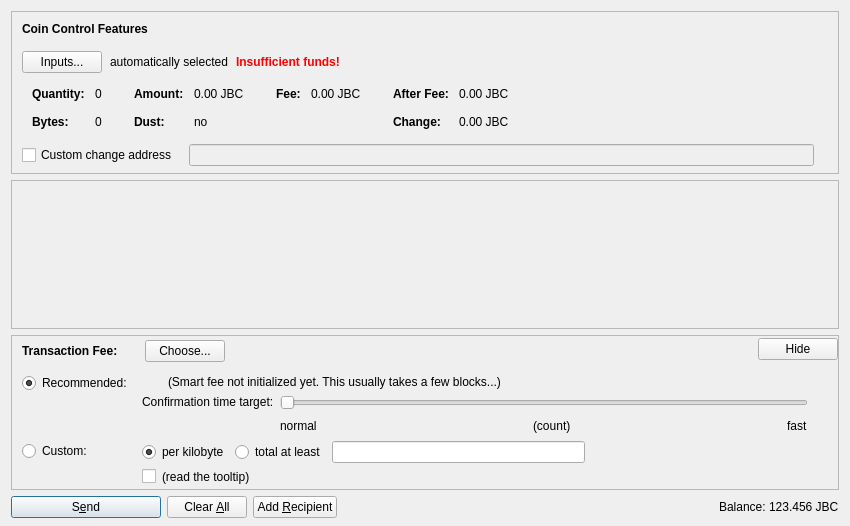
<?xml version="1.0" encoding="UTF-8"?>
<ui version="4.0">
 <class>SendCoinsDialog</class>
 <widget class="QDialog" name="SendCoinsDialog">
  <property name="geometry">
   <rect>
    <x>0</x>
    <y>0</y>
    <width>850</width>
    <height>526</height>
   </rect>
  </property>
  <property name="windowTitle">
   <string>Send Coins</string>
  </property>
  <layout class="QVBoxLayout" name="verticalLayout" stretch="0,1,0,0">
   <property name="bottomMargin">
    <number>8</number>
   </property>
   <item>
    <widget class="QFrame" name="frameCoinControl">
     <property name="sizePolicy">
      <sizepolicy hsizetype="Expanding" vsizetype="Expanding">
       <horstretch>0</horstretch>
       <verstretch>0</verstretch>
      </sizepolicy>
     </property>
     <property name="maximumSize">
      <size>
       <width>16777215</width>
       <height>16777215</height>
      </size>
     </property>
     <property name="frameShape">
      <enum>QFrame::StyledPanel</enum>
     </property>
     <property name="frameShadow">
      <enum>QFrame::Sunken</enum>
     </property>
     <layout class="QVBoxLayout" name="verticalLayoutCoinControl2">
      <property name="spacing">
       <number>0</number>
      </property>
      <property name="leftMargin">
       <number>0</number>
      </property>
      <property name="topMargin">
       <number>0</number>
      </property>
      <property name="rightMargin">
       <number>0</number>
      </property>
      <property name="bottomMargin">
       <number>6</number>
      </property>
      <item>
       <layout class="QVBoxLayout" name="verticalLayoutCoinControl" stretch="0,0,0,0,1">
        <property name="spacing">
         <number>0</number>
        </property>
        <property name="leftMargin">
         <number>10</number>
        </property>
        <property name="topMargin">
         <number>10</number>
        </property>
        <item>
         <layout class="QHBoxLayout" name="horizontalLayoutCoinControl1">
          <property name="bottomMargin">
           <number>15</number>
          </property>
          <item>
           <widget class="QLabel" name="labelCoinControlFeatures">
            <property name="sizePolicy">
             <sizepolicy hsizetype="Preferred" vsizetype="Maximum">
              <horstretch>0</horstretch>
              <verstretch>0</verstretch>
             </sizepolicy>
            </property>
            <property name="font">
             <font>
              <weight>75</weight>
              <bold>true</bold>
             </font>
            </property>
            <property name="styleSheet">
             <string notr="true">font-weight:bold;</string>
            </property>
            <property name="text">
             <string>Coin Control Features</string>
            </property>
           </widget>
          </item>
         </layout>
        </item>
        <item>
         <layout class="QHBoxLayout" name="horizontalLayoutCoinControl2" stretch="0,0,0,0">
          <property name="spacing">
           <number>8</number>
          </property>
          <property name="bottomMargin">
           <number>10</number>
          </property>
          <item>
           <widget class="QPushButton" name="pushButtonCoinControl">
            <property name="styleSheet">
             <string notr="true"/>
            </property>
            <property name="text">
             <string>Inputs...</string>
            </property>
            <property name="autoDefault">
             <bool>false</bool>
            </property>
           </widget>
          </item>
          <item>
           <widget class="QLabel" name="labelCoinControlAutomaticallySelected">
            <property name="text">
             <string>automatically selected</string>
            </property>
            <property name="margin">
             <number>5</number>
            </property>
           </widget>
          </item>
          <item>
           <widget class="QLabel" name="labelCoinControlInsuffFunds">
            <property name="font">
             <font>
              <weight>75</weight>
              <bold>true</bold>
             </font>
            </property>
            <property name="styleSheet">
             <string notr="true">color:red;font-weight:bold;</string>
            </property>
            <property name="text">
             <string>Insufficient funds!</string>
            </property>
            <property name="margin">
             <number>5</number>
            </property>
           </widget>
          </item>
          <item>
           <spacer name="horizontalSpacerCoinControl">
            <property name="orientation">
             <enum>Qt::Horizontal</enum>
            </property>
            <property name="sizeHint" stdset="0">
             <size>
              <width>40</width>
              <height>1</height>
             </size>
            </property>
           </spacer>
          </item>
         </layout>
        </item>
        <item>
         <widget class="QWidget" name="widgetCoinControl" native="true">
          <property name="sizePolicy">
           <sizepolicy hsizetype="Preferred" vsizetype="Preferred">
            <horstretch>0</horstretch>
            <verstretch>0</verstretch>
           </sizepolicy>
          </property>
          <property name="minimumSize">
           <size>
            <width>0</width>
            <height>0</height>
           </size>
          </property>
          <property name="styleSheet">
           <string notr="true"/>
          </property>
          <layout class="QHBoxLayout" name="horizontalLayoutCoinControl5">
           <property name="leftMargin">
            <number>0</number>
           </property>
           <property name="topMargin">
            <number>0</number>
           </property>
           <property name="rightMargin">
            <number>0</number>
           </property>
           <property name="bottomMargin">
            <number>0</number>
           </property>
           <item>
            <layout class="QHBoxLayout" name="horizontalLayoutCoinControl3" stretch="0,0,0,1">
             <property name="spacing">
              <number>20</number>
             </property>
             <property name="topMargin">
              <number>0</number>
             </property>
             <property name="bottomMargin">
              <number>10</number>
             </property>
             <item>
              <layout class="QFormLayout" name="formLayoutCoinControl1">
               <property name="horizontalSpacing">
                <number>10</number>
               </property>
               <property name="verticalSpacing">
                <number>14</number>
               </property>
               <property name="leftMargin">
                <number>10</number>
               </property>
               <property name="topMargin">
                <number>4</number>
               </property>
               <property name="rightMargin">
                <number>6</number>
               </property>
               <item row="0" column="0">
                <widget class="QLabel" name="labelCoinControlQuantityText">
                 <property name="font">
                  <font>
                   <weight>75</weight>
                   <bold>true</bold>
                  </font>
                 </property>
                 <property name="text">
                  <string>Quantity:</string>
                 </property>
                 <property name="margin">
                  <number>0</number>
                 </property>
                </widget>
               </item>
               <item row="0" column="1">
                <widget class="QLabel" name="labelCoinControlQuantity">
                 <property name="cursor">
                  <cursorShape>IBeamCursor</cursorShape>
                 </property>
                 <property name="contextMenuPolicy">
                  <enum>Qt::ActionsContextMenu</enum>
                 </property>
                 <property name="text">
                  <string notr="true">0</string>
                 </property>
                 <property name="margin">
                  <number>0</number>
                 </property>
                 <property name="textInteractionFlags">
                  <set>Qt::LinksAccessibleByMouse|Qt::TextSelectableByKeyboard|Qt::TextSelectableByMouse</set>
                 </property>
                </widget>
               </item>
               <item row="1" column="0">
                <widget class="QLabel" name="labelCoinControlBytesText">
                 <property name="font">
                  <font>
                   <weight>75</weight>
                   <bold>true</bold>
                  </font>
                 </property>
                 <property name="text">
                  <string>Bytes:</string>
                 </property>
                </widget>
               </item>
               <item row="1" column="1">
                <widget class="QLabel" name="labelCoinControlBytes">
                 <property name="cursor">
                  <cursorShape>IBeamCursor</cursorShape>
                 </property>
                 <property name="contextMenuPolicy">
                  <enum>Qt::ActionsContextMenu</enum>
                 </property>
                 <property name="text">
                  <string notr="true">0</string>
                 </property>
                 <property name="textInteractionFlags">
                  <set>Qt::LinksAccessibleByMouse|Qt::TextSelectableByKeyboard|Qt::TextSelectableByMouse</set>
                 </property>
                </widget>
               </item>
              </layout>
             </item>
             <item>
              <layout class="QFormLayout" name="formLayoutCoinControl2">
               <property name="horizontalSpacing">
                <number>10</number>
               </property>
               <property name="verticalSpacing">
                <number>14</number>
               </property>
               <property name="leftMargin">
                <number>6</number>
               </property>
               <property name="topMargin">
                <number>4</number>
               </property>
               <property name="rightMargin">
                <number>6</number>
               </property>
               <item row="0" column="0">
                <widget class="QLabel" name="labelCoinControlAmountText">
                 <property name="font">
                  <font>
                   <weight>75</weight>
                   <bold>true</bold>
                  </font>
                 </property>
                 <property name="text">
                  <string>Amount:</string>
                 </property>
                 <property name="margin">
                  <number>0</number>
                 </property>
                </widget>
               </item>
               <item row="0" column="1">
                <widget class="QLabel" name="labelCoinControlAmount">
                 <property name="cursor">
                  <cursorShape>IBeamCursor</cursorShape>
                 </property>
                 <property name="contextMenuPolicy">
                  <enum>Qt::ActionsContextMenu</enum>
                 </property>
                 <property name="text">
                  <string notr="true">0.00 JBC</string>
                 </property>
                 <property name="textInteractionFlags">
                  <set>Qt::LinksAccessibleByMouse|Qt::TextSelectableByKeyboard|Qt::TextSelectableByMouse</set>
                 </property>
                </widget>
               </item>
               <item row="1" column="0">
                <widget class="QLabel" name="labelCoinControlLowOutputText">
                 <property name="font">
                  <font>
                   <weight>75</weight>
                   <bold>true</bold>
                  </font>
                 </property>
                 <property name="text">
                  <string>Dust:</string>
                 </property>
                </widget>
               </item>
               <item row="1" column="1">
                <widget class="QLabel" name="labelCoinControlLowOutput">
                 <property name="cursor">
                  <cursorShape>IBeamCursor</cursorShape>
                 </property>
                 <property name="contextMenuPolicy">
                  <enum>Qt::ActionsContextMenu</enum>
                 </property>
                 <property name="text">
                  <string notr="true">no</string>
                 </property>
                 <property name="textInteractionFlags">
                  <set>Qt::LinksAccessibleByMouse|Qt::TextSelectableByKeyboard|Qt::TextSelectableByMouse</set>
                 </property>
                </widget>
               </item>
              </layout>
             </item>
             <item>
              <layout class="QFormLayout" name="formLayoutCoinControl3">
               <property name="horizontalSpacing">
                <number>10</number>
               </property>
               <property name="verticalSpacing">
                <number>14</number>
               </property>
               <property name="leftMargin">
                <number>6</number>
               </property>
               <property name="topMargin">
                <number>4</number>
               </property>
               <property name="rightMargin">
                <number>6</number>
               </property>
               <item row="0" column="0">
                <widget class="QLabel" name="labelCoinControlFeeText">
                 <property name="font">
                  <font>
                   <weight>75</weight>
                   <bold>true</bold>
                  </font>
                 </property>
                 <property name="text">
                  <string>Fee:</string>
                 </property>
                 <property name="margin">
                  <number>0</number>
                 </property>
                </widget>
               </item>
               <item row="0" column="1">
                <widget class="QLabel" name="labelCoinControlFee">
                 <property name="cursor">
                  <cursorShape>IBeamCursor</cursorShape>
                 </property>
                 <property name="contextMenuPolicy">
                  <enum>Qt::ActionsContextMenu</enum>
                 </property>
                 <property name="text">
                  <string notr="true">0.00 JBC</string>
                 </property>
                 <property name="textInteractionFlags">
                  <set>Qt::LinksAccessibleByMouse|Qt::TextSelectableByKeyboard|Qt::TextSelectableByMouse</set>
                 </property>
                </widget>
               </item>
              </layout>
             </item>
             <item>
              <layout class="QFormLayout" name="formLayoutCoinControl4">
               <property name="horizontalSpacing">
                <number>10</number>
               </property>
               <property name="verticalSpacing">
                <number>14</number>
               </property>
               <property name="leftMargin">
                <number>6</number>
               </property>
               <property name="topMargin">
                <number>4</number>
               </property>
               <property name="rightMargin">
                <number>6</number>
               </property>
               <item row="0" column="0">
                <widget class="QLabel" name="labelCoinControlAfterFeeText">
                 <property name="font">
                  <font>
                   <weight>75</weight>
                   <bold>true</bold>
                  </font>
                 </property>
                 <property name="text">
                  <string>After Fee:</string>
                 </property>
                 <property name="margin">
                  <number>0</number>
                 </property>
                </widget>
               </item>
               <item row="0" column="1">
                <widget class="QLabel" name="labelCoinControlAfterFee">
                 <property name="cursor">
                  <cursorShape>IBeamCursor</cursorShape>
                 </property>
                 <property name="contextMenuPolicy">
                  <enum>Qt::ActionsContextMenu</enum>
                 </property>
                 <property name="text">
                  <string notr="true">0.00 JBC</string>
                 </property>
                 <property name="textInteractionFlags">
                  <set>Qt::LinksAccessibleByMouse|Qt::TextSelectableByKeyboard|Qt::TextSelectableByMouse</set>
                 </property>
                </widget>
               </item>
               <item row="1" column="0">
                <widget class="QLabel" name="labelCoinControlChangeText">
                 <property name="font">
                  <font>
                   <weight>75</weight>
                   <bold>true</bold>
                  </font>
                 </property>
                 <property name="text">
                  <string>Change:</string>
                 </property>
                </widget>
               </item>
               <item row="1" column="1">
                <widget class="QLabel" name="labelCoinControlChange">
                 <property name="cursor">
                  <cursorShape>IBeamCursor</cursorShape>
                 </property>
                 <property name="contextMenuPolicy">
                  <enum>Qt::ActionsContextMenu</enum>
                 </property>
                 <property name="text">
                  <string notr="true">0.00 JBC</string>
                 </property>
                 <property name="textInteractionFlags">
                  <set>Qt::LinksAccessibleByMouse|Qt::TextSelectableByKeyboard|Qt::TextSelectableByMouse</set>
                 </property>
                </widget>
               </item>
              </layout>
             </item>
            </layout>
           </item>
          </layout>
         </widget>
        </item>
        <item>
         <layout class="QHBoxLayout" name="horizontalLayoutCoinControl4" stretch="0,0,0">
          <property name="spacing">
           <number>12</number>
          </property>
          <property name="sizeConstraint">
           <enum>QLayout::SetDefaultConstraint</enum>
          </property>
          <property name="topMargin">
           <number>5</number>
          </property>
          <property name="rightMargin">
           <number>5</number>
          </property>
          <item>
           <widget class="QCheckBox" name="checkBoxCoinControlChange">
            <property name="toolTip">
             <string>If this is activated, but the change address is empty or invalid, change will be sent to a newly generated address.</string>
            </property>
            <property name="text">
             <string>Custom change address</string>
            </property>
           </widget>
          </item>
          <item>
           <widget class="QValidatedLineEdit" name="lineEditCoinControlChange">
            <property name="enabled">
             <bool>false</bool>
            </property>
            <property name="sizePolicy">
             <sizepolicy hsizetype="Expanding" vsizetype="Fixed">
              <horstretch>0</horstretch>
              <verstretch>0</verstretch>
             </sizepolicy>
            </property>
           </widget>
          </item>
          <item>
           <widget class="QLabel" name="labelCoinControlChangeLabel">
            <property name="sizePolicy">
             <sizepolicy hsizetype="Preferred" vsizetype="Expanding">
              <horstretch>0</horstretch>
              <verstretch>0</verstretch>
             </sizepolicy>
            </property>
            <property name="minimumSize">
             <size>
              <width>0</width>
              <height>0</height>
             </size>
            </property>
            <property name="text">
             <string/>
            </property>
            <property name="margin">
             <number>3</number>
            </property>
           </widget>
          </item>
         </layout>
        </item>
        <item>
         <spacer name="verticalSpacerCoinControl">
          <property name="orientation">
           <enum>Qt::Vertical</enum>
          </property>
          <property name="sizeHint" stdset="0">
           <size>
            <width>800</width>
            <height>1</height>
           </size>
          </property>
         </spacer>
        </item>
       </layout>
      </item>
     </layout>
    </widget>
   </item>
   <item>
    <widget class="QScrollArea" name="scrollArea">
     <property name="widgetResizable">
      <bool>true</bool>
     </property>
     <widget class="QWidget" name="scrollAreaWidgetContents">
      <property name="geometry">
       <rect>
        <x>0</x>
        <y>0</y>
        <width>830</width>
        <height>104</height>
       </rect>
      </property>
      <layout class="QVBoxLayout" name="verticalLayout_2" stretch="0,1">
       <property name="leftMargin">
        <number>0</number>
       </property>
       <property name="topMargin">
        <number>0</number>
       </property>
       <property name="rightMargin">
        <number>0</number>
       </property>
       <property name="bottomMargin">
        <number>0</number>
       </property>
       <item>
        <layout class="QVBoxLayout" name="entries">
         <property name="spacing">
          <number>6</number>
         </property>
        </layout>
       </item>
       <item>
        <spacer name="verticalSpacer">
         <property name="orientation">
          <enum>Qt::Vertical</enum>
         </property>
         <property name="sizeHint" stdset="0">
          <size>
           <width>20</width>
           <height>40</height>
          </size>
         </property>
        </spacer>
       </item>
      </layout>
     </widget>
    </widget>
   </item>
   <item>
    <widget class="QFrame" name="frameFee">
     <property name="sizePolicy">
      <sizepolicy hsizetype="Expanding" vsizetype="Expanding">
       <horstretch>0</horstretch>
       <verstretch>0</verstretch>
      </sizepolicy>
     </property>
     <property name="maximumSize">
      <size>
       <width>16777215</width>
       <height>16777215</height>
      </size>
     </property>
     <property name="frameShape">
      <enum>QFrame::StyledPanel</enum>
     </property>
     <property name="frameShadow">
      <enum>QFrame::Sunken</enum>
     </property>
     <layout class="QVBoxLayout" name="verticalLayoutFee1">
      <property name="spacing">
       <number>0</number>
      </property>
      <property name="leftMargin">
       <number>0</number>
      </property>
      <property name="topMargin">
       <number>0</number>
      </property>
      <property name="rightMargin">
       <number>0</number>
      </property>
      <property name="bottomMargin">
       <number>0</number>
      </property>
      <item>
       <layout class="QVBoxLayout" name="verticalLayoutFee2" stretch="0,0,0">
        <property name="spacing">
         <number>0</number>
        </property>
        <property name="leftMargin">
         <number>10</number>
        </property>
        <property name="topMargin">
         <number>0</number>
        </property>
        <item>
         <layout class="QHBoxLayout" name="horizontalLayoutFee1">
          <property name="bottomMargin">
           <number>0</number>
          </property>
          <item>
           <layout class="QVBoxLayout" name="verticalLayoutFee7">
            <property name="spacing">
             <number>0</number>
            </property>
            <item>
             <spacer name="verticalSpacerSmartFee">
              <property name="orientation">
               <enum>Qt::Vertical</enum>
              </property>
              <property name="sizeType">
               <enum>QSizePolicy::Fixed</enum>
              </property>
              <property name="sizeHint" stdset="0">
               <size>
                <width>1</width>
                <height>4</height>
               </size>
              </property>
             </spacer>
            </item>
            <item>
             <layout class="QHBoxLayout" name="horizontalLayoutSmartFee">
              <property name="spacing">
               <number>10</number>
              </property>
              <item>
               <widget class="QLabel" name="labelFeeHeadline">
                <property name="sizePolicy">
                 <sizepolicy hsizetype="Preferred" vsizetype="Maximum">
                  <horstretch>0</horstretch>
                  <verstretch>0</verstretch>
                 </sizepolicy>
                </property>
                <property name="font">
                 <font>
                  <weight>75</weight>
                  <bold>true</bold>
                 </font>
                </property>
                <property name="styleSheet">
                 <string notr="true">font-weight:bold;</string>
                </property>
                <property name="text">
                 <string>Transaction Fee:</string>
                </property>
               </widget>
              </item>
              <item>
               <widget class="QLabel" name="labelFeeMinimized">
                <property name="text">
                 <string/>
                </property>
               </widget>
              </item>
              <item>
               <widget class="QPushButton" name="buttonChooseFee">
                <property name="text">
                 <string>Choose...</string>
                </property>
               </widget>
              </item>
             </layout>
            </item>
            <item>
             <spacer name="verticalSpacer_5">
              <property name="orientation">
               <enum>Qt::Vertical</enum>
              </property>
              <property name="sizeHint" stdset="0">
               <size>
                <width>1</width>
                <height>1</height>
               </size>
              </property>
             </spacer>
            </item>
           </layout>
          </item>
          <item>
           <spacer name="horizontalSpacer_4">
            <property name="orientation">
             <enum>Qt::Horizontal</enum>
            </property>
            <property name="sizeHint" stdset="0">
             <size>
              <width>40</width>
              <height>20</height>
             </size>
            </property>
           </spacer>
          </item>
          <item>
           <widget class="QPushButton" name="buttonMinimizeFee">
            <property name="toolTip">
             <string>collapse fee-settings</string>
            </property>
            <property name="text">
             <string>Hide</string>
            </property>
           </widget>
          </item>
         </layout>
        </item>
        <item>
         <widget class="QFrame" name="frameFeeSelection">
          <layout class="QVBoxLayout" name="verticalLayoutFee12">
           <property name="spacing">
            <number>0</number>
           </property>
           <property name="leftMargin">
            <number>0</number>
           </property>
           <property name="topMargin">
            <number>0</number>
           </property>
           <property name="rightMargin">
            <number>0</number>
           </property>
           <property name="bottomMargin">
            <number>0</number>
           </property>
           <item>
            <layout class="QGridLayout" name="gridLayoutFee">
             <property name="topMargin">
              <number>10</number>
             </property>
             <property name="bottomMargin">
              <number>4</number>
             </property>
             <property name="horizontalSpacing">
              <number>10</number>
             </property>
             <property name="verticalSpacing">
              <number>4</number>
             </property>
             <item row="1" column="1">
              <layout class="QVBoxLayout" name="verticalLayoutFee8">
               <property name="spacing">
                <number>6</number>
               </property>
               <item>
                <layout class="QHBoxLayout" name="horizontalLayoutFee13">
                 <item>
                  <widget class="QRadioButton" name="radioCustomPerKilobyte">
                   <property name="toolTip">
                    <string>If the custom fee is set to 1000 satoshis and the transaction is only 250 bytes, then &quot;per kilobyte&quot; only pays 250 satoshis in fee, while &quot;total at least&quot; pays 1000 satoshis. For transactions bigger than a kilobyte both pay by kilobyte.</string>
                   </property>
                   <property name="text">
                    <string>per kilobyte</string>
                   </property>
                   <property name="checked">
                    <bool>true</bool>
                   </property>
                   <attribute name="buttonGroup">
                    <string notr="true">groupCustomFee</string>
                   </attribute>
                  </widget>
                 </item>
                 <item>
                  <widget class="QRadioButton" name="radioCustomAtLeast">
                   <property name="toolTip">
                    <string>If the custom fee is set to 1000 satoshis and the transaction is only 250 bytes, then &quot;per kilobyte&quot; only pays 250 satoshis in fee, while &quot;total at least&quot; pays 1000 satoshis. For transactions bigger than a kilobyte both pay by kilobyte.</string>
                   </property>
                   <property name="text">
                    <string>total at least</string>
                   </property>
                   <attribute name="buttonGroup">
                    <string notr="true">groupCustomFee</string>
                   </attribute>
                  </widget>
                 </item>
                 <item>
                  <widget class="BitcoinAmountField" name="customFee"/>
                 </item>
                 <item>
                  <spacer name="horizontalSpacer_6">
                   <property name="orientation">
                    <enum>Qt::Horizontal</enum>
                   </property>
                   <property name="sizeHint" stdset="0">
                    <size>
                     <width>1</width>
                     <height>1</height>
                    </size>
                   </property>
                  </spacer>
                 </item>
                </layout>
               </item>
               <item>
                <layout class="QHBoxLayout" name="horizontalLayoutFee8">
                 <item>
                  <widget class="QCheckBox" name="checkBoxMinimumFee">
                   <property name="toolTip">
                    <string>Paying only the minimum fee is just fine as long as there is less transaction volume than space in the blocks. But be aware that this can end up in a never confirming transaction once there is more demand for jbcoin transactions than the network can process.</string>
                   </property>
                   <property name="text">
                    <string/>
                   </property>
                  </widget>
                 </item>
                 <item>
                  <widget class="QLabel" name="labelMinFeeWarning">
                   <property name="enabled">
                    <bool>true</bool>
                   </property>
                   <property name="toolTip">
                    <string>Paying only the minimum fee is just fine as long as there is less transaction volume than space in the blocks. But be aware that this can end up in a never confirming transaction once there is more demand for jbcoin transactions than the network can process.</string>
                   </property>
                   <property name="text">
                    <string>(read the tooltip)</string>
                   </property>
                   <property name="margin">
                    <number>5</number>
                   </property>
                  </widget>
                 </item>
                 <item>
                  <spacer name="horizontalSpacer_2">
                   <property name="orientation">
                    <enum>Qt::Horizontal</enum>
                   </property>
                   <property name="sizeHint" stdset="0">
                    <size>
                     <width>1</width>
                     <height>1</height>
                    </size>
                   </property>
                  </spacer>
                 </item>
                </layout>
               </item>
              </layout>
             </item>
             <item row="0" column="0">
              <layout class="QVBoxLayout" name="verticalLayoutFee4" stretch="0,1">
               <item>
                <widget class="QRadioButton" name="radioSmartFee">
                 <property name="text">
                  <string>Recommended:</string>
                 </property>
                 <property name="checked">
                  <bool>true</bool>
                 </property>
                 <attribute name="buttonGroup">
                  <string notr="true">groupFee</string>
                 </attribute>
                </widget>
               </item>
               <item>
                <spacer name="verticalSpacer_2">
                 <property name="orientation">
                  <enum>Qt::Vertical</enum>
                 </property>
                 <property name="sizeHint" stdset="0">
                  <size>
                   <width>1</width>
                   <height>1</height>
                  </size>
                 </property>
                </spacer>
               </item>
              </layout>
             </item>
             <item row="1" column="0">
              <layout class="QVBoxLayout" name="verticalLayoutFee9" stretch="0,1">
               <item>
                <widget class="QRadioButton" name="radioCustomFee">
                 <property name="text">
                  <string>Custom:</string>
                 </property>
                 <attribute name="buttonGroup">
                  <string notr="true">groupFee</string>
                 </attribute>
                </widget>
               </item>
               <item>
                <spacer name="verticalSpacer_6">
                 <property name="orientation">
                  <enum>Qt::Vertical</enum>
                 </property>
                 <property name="sizeHint" stdset="0">
                  <size>
                   <width>1</width>
                   <height>1</height>
                  </size>
                 </property>
                </spacer>
               </item>
              </layout>
             </item>
             <item row="0" column="1">
              <layout class="QVBoxLayout" name="verticalLayoutFee3" stretch="0,0,1">
               <property name="spacing">
                <number>6</number>
               </property>
               <property name="topMargin">
                <number>2</number>
               </property>
               <item>
                <layout class="QHBoxLayout" name="horizontalLayoutFee12">
                 <item>
                  <widget class="QLabel" name="labelSmartFee">
                   <property name="text">
                    <string/>
                   </property>
                   <property name="margin">
                    <number>2</number>
                   </property>
                  </widget>
                 </item>
                 <item>
                  <widget class="QLabel" name="labelFeeEstimation">
                   <property name="text">
                    <string/>
                   </property>
                  </widget>
                 </item>
                 <item>
                  <widget class="QLabel" name="labelSmartFee2">
                   <property name="text">
                    <string>(Smart fee not initialized yet. This usually takes a few blocks...)</string>
                   </property>
                   <property name="margin">
                    <number>2</number>
                   </property>
                  </widget>
                 </item>
                 <item>
                  <spacer name="horizontalSpacer_5">
                   <property name="orientation">
                    <enum>Qt::Horizontal</enum>
                   </property>
                   <property name="sizeHint" stdset="0">
                    <size>
                     <width>1</width>
                     <height>1</height>
                    </size>
                   </property>
                  </spacer>
                 </item>
                </layout>
               </item>
               <item>
                <layout class="QHBoxLayout" name="horizontalLayoutFee9">
                 <item>
                  <layout class="QVBoxLayout" name="verticalLayoutFee6">
                   <item>
                    <widget class="QLabel" name="labelSmartFee3">
                     <property name="text">
                      <string>Confirmation time target:</string>
                     </property>
                     <property name="margin">
                      <number>2</number>
                     </property>
                    </widget>
                   </item>
                   <item>
                    <spacer name="verticalSpacer_3">
                     <property name="orientation">
                      <enum>Qt::Vertical</enum>
                     </property>
                     <property name="sizeHint" stdset="0">
                      <size>
                       <width>1</width>
                       <height>1</height>
                      </size>
                     </property>
                    </spacer>
                   </item>
                  </layout>
                 </item>
                 <item>
                  <layout class="QVBoxLayout" name="verticalLayoutFee5">
                   <property name="rightMargin">
                    <number>30</number>
                   </property>
                   <item>
                    <widget class="QSlider" name="sliderSmartFee">
                     <property name="minimum">
                      <number>0</number>
                     </property>
                     <property name="maximum">
                      <number>23</number>
                     </property>
                     <property name="pageStep">
                      <number>1</number>
                     </property>
                     <property name="value">
                      <number>0</number>
                     </property>
                     <property name="orientation">
                      <enum>Qt::Horizontal</enum>
                     </property>
                     <property name="invertedAppearance">
                      <bool>false</bool>
                     </property>
                     <property name="invertedControls">
                      <bool>false</bool>
                     </property>
                     <property name="tickPosition">
                      <enum>QSlider::NoTicks</enum>
                     </property>
                    </widget>
                   </item>
                   <item>
                    <layout class="QHBoxLayout" name="horizontalLayoutFee10">
                     <item>
                      <widget class="QLabel" name="labelSmartFeeNormal">
                       <property name="text">
                        <string>normal</string>
                       </property>
                      </widget>
                     </item>
                     <item>
                      <spacer name="horizontalSpacer_7">
                       <property name="orientation">
                        <enum>Qt::Horizontal</enum>
                       </property>
                       <property name="sizeHint" stdset="0">
                        <size>
                         <width>40</width>
                         <height>20</height>
                        </size>
                       </property>
                      </spacer>
                     </item>
                     <item>
                      <widget class="QLabel" name="confirmationTargetLabel">
                       <property name="text">
                        <string notr="true">(count)</string>
                       </property>
                      </widget>
                     </item>
                     <item>
                      <spacer name="horizontalSpacer_3">
                       <property name="orientation">
                        <enum>Qt::Horizontal</enum>
                       </property>
                       <property name="sizeHint" stdset="0">
                        <size>
                         <width>40</width>
                         <height>20</height>
                        </size>
                       </property>
                      </spacer>
                     </item>
                     <item>
                      <widget class="QLabel" name="labelSmartFeeFast">
                       <property name="text">
                        <string>fast</string>
                       </property>
                      </widget>
                     </item>
                    </layout>
                   </item>
                  </layout>
                 </item>
                </layout>
               </item>
               <item>
                <spacer name="verticalSpacer_4">
                 <property name="orientation">
                  <enum>Qt::Vertical</enum>
                 </property>
                 <property name="sizeHint" stdset="0">
                  <size>
                   <width>1</width>
                   <height>1</height>
                  </size>
                 </property>
                </spacer>
               </item>
              </layout>
             </item>
            </layout>
           </item>
          </layout>
         </widget>
        </item>
        <item>
         <spacer name="verticalSpacerFee">
          <property name="orientation">
           <enum>Qt::Vertical</enum>
          </property>
          <property name="sizeHint" stdset="0">
           <size>
            <width>800</width>
            <height>1</height>
           </size>
          </property>
         </spacer>
        </item>
       </layout>
      </item>
     </layout>
    </widget>
   </item>
   <item>
    <layout class="QHBoxLayout" name="horizontalLayout">
     <item>
      <widget class="QPushButton" name="sendButton">
       <property name="minimumSize">
        <size>
         <width>150</width>
         <height>0</height>
        </size>
       </property>
       <property name="toolTip">
        <string>Confirm the send action</string>
       </property>
       <property name="text">
        <string>S&amp;end</string>
       </property>
       <property name="icon">
        <iconset resource="../bitcoin.qrc">
         <normaloff>:/icons/send</normaloff>:/icons/send</iconset>
       </property>
       <property name="autoDefault">
        <bool>false</bool>
       </property>
       <property name="default">
        <bool>true</bool>
       </property>
      </widget>
     </item>
     <item>
      <widget class="QPushButton" name="clearButton">
       <property name="sizePolicy">
        <sizepolicy hsizetype="Minimum" vsizetype="Fixed">
         <horstretch>0</horstretch>
         <verstretch>0</verstretch>
        </sizepolicy>
       </property>
       <property name="toolTip">
        <string>Clear all fields of the form.</string>
       </property>
       <property name="text">
        <string>Clear &amp;All</string>
       </property>
       <property name="icon">
        <iconset resource="../bitcoin.qrc">
         <normaloff>:/icons/remove</normaloff>:/icons/remove</iconset>
       </property>
       <property name="autoDefault">
        <bool>false</bool>
       </property>
      </widget>
     </item>
     <item>
      <widget class="QPushButton" name="addButton">
       <property name="toolTip">
        <string>Send to multiple recipients at once</string>
       </property>
       <property name="text">
        <string>Add &amp;Recipient</string>
       </property>
       <property name="icon">
        <iconset resource="../bitcoin.qrc">
         <normaloff>:/icons/add</normaloff>:/icons/add</iconset>
       </property>
       <property name="autoDefault">
        <bool>false</bool>
       </property>
      </widget>
     </item>
     <item>
      <spacer name="horizontalSpacer">
       <property name="orientation">
        <enum>Qt::Horizontal</enum>
       </property>
       <property name="sizeHint" stdset="0">
        <size>
         <width>40</width>
         <height>20</height>
        </size>
       </property>
      </spacer>
     </item>
     <item>
      <layout class="QHBoxLayout" name="horizontalLayout_2">
       <property name="spacing">
        <number>3</number>
       </property>
       <item>
        <widget class="QLabel" name="label">
         <property name="sizePolicy">
          <sizepolicy hsizetype="Preferred" vsizetype="Fixed">
           <horstretch>0</horstretch>
           <verstretch>0</verstretch>
          </sizepolicy>
         </property>
         <property name="text">
          <string>Balance:</string>
         </property>
        </widget>
       </item>
       <item>
        <widget class="QLabel" name="labelBalance">
         <property name="sizePolicy">
          <sizepolicy hsizetype="Preferred" vsizetype="Fixed">
           <horstretch>0</horstretch>
           <verstretch>0</verstretch>
          </sizepolicy>
         </property>
         <property name="cursor">
          <cursorShape>IBeamCursor</cursorShape>
         </property>
         <property name="text">
          <string notr="true">123.456 JBC</string>
         </property>
         <property name="textInteractionFlags">
          <set>Qt::LinksAccessibleByMouse|Qt::TextSelectableByKeyboard|Qt::TextSelectableByMouse</set>
         </property>
        </widget>
       </item>
      </layout>
     </item>
    </layout>
   </item>
  </layout>
 </widget>
 <customwidgets>
  <customwidget>
   <class>QValidatedLineEdit</class>
   <extends>QLineEdit</extends>
   <header>qvalidatedlineedit.h</header>
  </customwidget>
  <customwidget>
   <class>BitcoinAmountField</class>
   <extends>QLineEdit</extends>
   <header>bitcoinamountfield.h</header>
   <container>1</container>
  </customwidget>
 </customwidgets>
 <resources>
  <include location="../bitcoin.qrc"/>
 </resources>
 <connections/>
 <buttongroups>
  <buttongroup name="groupFee"/>
  <buttongroup name="groupCustomFee"/>
 </buttongroups>
</ui>
